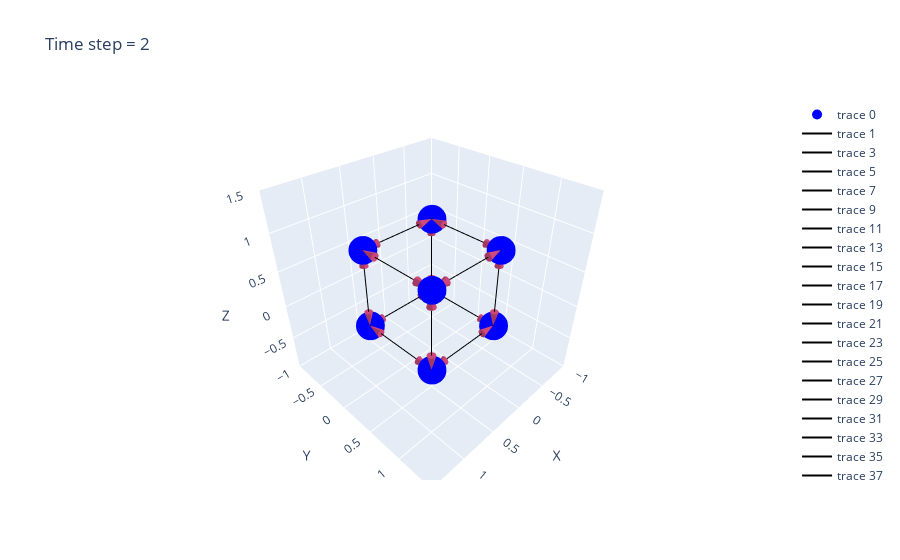

This figure's notebook cell:
### Markdown cell above
### Adding Next and Previous options to display the hypercube for the respective timestep.

### Code cell
import plotly.graph_objects as go
import numpy as np
import networkx as nx
import ipywidgets as widgets
from IPython.display import display, clear_output

length, width, depth = 2, 2, 2

# Function to create the hypercube graph
def create_hypercube():
    G = nx.DiGraph()
    node_number = 0
    for k in range(depth):  
        for i in range(length):  
            for j in range(width):  
                new_edge = (i, j, k)
                G.add_node(new_edge, label=f"gpu : {node_number}")
                node_number += 1

                if (j + 1 < width):
                    G.add_edge(new_edge, (i, j + 1, k))  
                    G.add_edge((i, j + 1, k), new_edge)  

            if (i + 1 < length):
                for j in range(width):
                    G.add_edge((i, j, k), (i + 1, j, k))  
                    G.add_edge((i + 1, j, k), (i, j, k))  

        if (k + 1 < depth):
            for i in range(length):
                for j in range(width):
                    G.add_edge((i, j, k), (i, j, k + 1))  
                    G.add_edge((i, j, k + 1), (i, j, k))  

    return G

# Function to create scatter plot for nodes and edges per timestep
def update_plot(timestep):
    clear_output(wait=True)
    display(prev_button, next_button)

    # Initialize the graph data for timestep changes
    G = create_hypercube()
    nodes = np.array(G.nodes())

    time_data = timestep_data[f'{timestep}']
    
    # Nodes scatter plot
    scatter = go.Scatter3d(
        x=nodes[:, 0], y=nodes[:, 1], z=nodes[:, 2],
        mode='markers',
        marker=dict(size=10, color='blue'),
        hoverinfo='text',
        hovertext=[f"gpu : {gpu_id}" for gpu_id in range(length * width * depth)]
    )
    
    # Edges and arrows
    edges = []
    for gpu_id, gpu_data in time_data.items():
        for tb_id, tb_data in gpu_data.items():
            if (tb_data['pkt_type'] == 's'):
                edges.append((int(gpu_id), int(tb_data['tb_gpuid_send']), int(tb_data['chunk_id'])))
            elif (tb_data['pkt_type'] == 'r'):
                edges.append((int(tb_data['tb_gpuid_recv']), int(gpu_id), int(tb_data['chunk_id'])))

    arrows = []
    for edge in edges:
        start_node = nodes[edge[0]]
        end_node = nodes[edge[1]]
        chunk_id = edge[2]

        line = go.Scatter3d(
            x=[start_node[0], end_node[0]],
            y=[start_node[1], end_node[1]],
            z=[start_node[2], end_node[2]],
            mode='lines',
            line=dict(color='black', width=2),
            hoverinfo='text',
            hovertext=f"Chunk_id : {chunk_id}"
        )
        
        arrow = go.Cone(
            x=[end_node[0]], y=[end_node[1]], z=[end_node[2]],
            u=[end_node[0] - start_node[0]],
            v=[end_node[1] - start_node[1]],
            w=[end_node[2] - start_node[2]],
            sizemode="absolute",
            sizeref=0.2,
            anchor="tip",
            showscale=False,
            colorbar=None,
            colorscale=None
        )
        arrows.append(line)
        arrows.append(arrow)

    # 3D Plot Layout
    layout = go.Layout(
        title=f"Time step = {timestep}",
        scene=dict(
            xaxis=dict(range=[-1, 1.5], title='X'),
            yaxis=dict(range=[-1, 1.5], title='Y'),
            zaxis=dict(range=[-1, 1.5], title='Z'),
            aspectratio=dict(x=1, y=1, z=1)
        )
    )

    fig = go.Figure(data=[scatter] + arrows, layout=layout)
    fig.show()

# Timestep navigation
current_timestep = 0
max_timestep = len(timestep_data) - 1

def on_next_button_clicked(b):
    global current_timestep
    if current_timestep < max_timestep:
        current_timestep += 1
        update_plot(current_timestep)

def on_prev_button_clicked(b):
    global current_timestep
    if current_timestep > 0:
        current_timestep -= 1
        update_plot(current_timestep)

# Create Next and Previous buttons
next_button = widgets.Button(description="Next")
prev_button = widgets.Button(description="Previous")

# Bind button clicks to functions
next_button.on_click(on_next_button_clicked)
prev_button.on_click(on_prev_button_clicked)

# Display buttons and initial plot
display(prev_button, next_button)
update_plot(current_timestep)

### Figure 1 — Plotly figure (JSON) as saved in the notebook; plotly's stock layout.template omitted (floating-point values rounded to 4 significant figures)
{"data": [{"hoverinfo": "text", "hovertext": ["gpu : 0", "gpu : 1", "gpu : 2", "gpu : 3", "gpu : 4", "gpu : 5", "gpu : 6", "gpu : 7"], "marker": {"color": "blue", "size": 10}, "mode": "markers", "type": "scatter3d", "x": [0, 0, 1, 1, 0, 0, 1, 1], "y": [0, 1, 0, 1, 0, 1, 0, 1], "z": [0, 0, 0, 0, 1, 1, 1, 1]}, {"hoverinfo": "text", "hovertext": "Chunk_id : 6", "line": {"color": "black", "width": 2}, "mode": "lines", "type": "scatter3d", "x": [0, 0], "y": [0, 1], "z": [0, 0]}, {"anchor": "tip", "showscale": false, "sizemode": "absolute", "sizeref": 0.2, "type": "cone", "u": [0], "v": [1], "w": [0], "x": [0], "y": [1], "z": [0]}, {"hoverinfo": "text", "hovertext": "Chunk_id : 1", "line": {"color": "black", "width": 2}, "mode": "lines", "type": "scatter3d", "x": [0, 1], "y": [0, 0], "z": [0, 0]}, {"anchor": "tip", "showscale": false, "sizemode": "absolute", "sizeref": 0.2, "type": "cone", "u": [1], "v": [0], "w": [0], "x": [1], "y": [0], "z": [0]}, {"hoverinfo": "text", "hovertext": "Chunk_id : 0", "line": {"color": "black", "width": 2}, "mode": "lines", "type": "scatter3d", "x": [0, 0], "y": [0, 0], "z": [0, 1]}, {"anchor": "tip", "showscale": false, "sizemode": "absolute", "sizeref": 0.2, "type": "cone", "u": [0], "v": [0], "w": [1], "x": [0], "y": [0], "z": [1]}, {"hoverinfo": "text", "hovertext": "Chunk_id : 7", "line": {"color": "black", "width": 2}, "mode": "lines", "type": "scatter3d", "x": [0, 0], "y": [1, 0], "z": [0, 0]}, {"anchor": "tip", "showscale": false, "sizemode": "absolute", "sizeref": 0.2, "type": "cone", "u": [0], "v": [-1], "w": [0], "x": [0], "y": [0], "z": [0]}, {"hoverinfo": "text", "hovertext": "Chunk_id : 3", "line": {"color": "black", "width": 2}, "mode": "lines", "type": "scatter3d", "x": [1, 0], "y": [0, 0], "z": [0, 0]}, {"anchor": "tip", "showscale": false, "sizemode": "absolute", "sizeref": 0.2, "type": "cone", "u": [-1], "v": [0], "w": [0], "x": [0], "y": [0], "z": [0]}, {"hoverinfo": "text", "hovertext": "Chunk_id : 14", "line": {"color": "black", "width": 2}, "mode": "lines", "type": "scatter3d", "x": [0, 0], "y": [0, 0], "z": [1, 0]}, {"anchor": "tip", "showscale": false, "sizemode": "absolute", "sizeref": 0.2, "type": "cone", "u": [0], "v": [0], "w": [-1], "x": [0], "y": [0], "z": [0]}, {"hoverinfo": "text", "hovertext": "Chunk_id : 7", "line": {"color": "black", "width": 2}, "mode": "lines", "type": "scatter3d", "x": [0, 0], "y": [1, 0], "z": [0, 0]}, {"anchor": "tip", "showscale": false, "sizemode": "absolute", "sizeref": 0.2, "type": "cone", "u": [0], "v": [-1], "w": [0], "x": [0], "y": [0], "z": [0]}, {"hoverinfo": "text", "hovertext": "Chunk_id : 1", "line": {"color": "black", "width": 2}, "mode": "lines", "type": "scatter3d", "x": [0, 1], "y": [1, 1], "z": [0, 0]}, {"anchor": "tip", "showscale": false, "sizemode": "absolute", "sizeref": 0.2, "type": "cone", "u": [1], "v": [0], "w": [0], "x": [1], "y": [1], "z": [0]}, {"hoverinfo": "text", "hovertext": "Chunk_id : 8", "line": {"color": "black", "width": 2}, "mode": "lines", "type": "scatter3d", "x": [0, 0], "y": [1, 1], "z": [0, 1]}, {"anchor": "tip", "showscale": false, "sizemode": "absolute", "sizeref": 0.2, "type": "cone", "u": [0], "v": [0], "w": [1], "x": [0], "y": [1], "z": [1]}, {"hoverinfo": "text", "hovertext": "Chunk_id : 6", "line": {"color": "black", "width": 2}, "mode": "lines", "type": "scatter3d", "x": [0, 0], "y": [0, 1], "z": [0, 0]}, {"anchor": "tip", "showscale": false, "sizemode": "absolute", "sizeref": 0.2, "type": "cone", "u": [0], "v": [1], "w": [0], "x": [0], "y": [1], "z": [0]}, {"hoverinfo": "text", "hovertext": "Chunk_id : 15", "line": {"color": "black", "width": 2}, "mode": "lines", "type": "scatter3d", "x": [1, 0], "y": [1, 1], "z": [0, 0]}, {"anchor": "tip", "showscale": false, "sizemode": "absolute", "sizeref": 0.2, "type": "cone", "u": [-1], "v": [0], "w": [0], "x": [0], "y": [1], "z": [0]}, {"hoverinfo": "text", "hovertext": "Chunk_id : 14", "line": {"color": "black", "width": 2}, "mode": "lines", "type": "scatter3d", "x": [0, 0], "y": [1, 1], "z": [1, 0]}, {"anchor": "tip", "showscale": false, "sizemode": "absolute", "sizeref": 0.2, "type": "cone", "u": [0], "v": [0], "w": [-1], "x": [0], "y": [1], "z": [0]}, {"hoverinfo": "text", "hovertext": "Chunk_id : 3", "line": {"color": "black", "width": 2}, "mode": "lines", "type": "scatter3d", "x": [1, 0], "y": [0, 0], "z": [0, 0]}, {"anchor": "tip", "showscale": false, "sizemode": "absolute", "sizeref": 0.2, "type": "cone", "u": [-1], "v": [0], "w": [0], "x": [0], "y": [0], "z": [0]}, {"hoverinfo": "text", "hovertext": "Chunk_id : 2", "line": {"color": "black", "width": 2}, "mode": "lines", "type": "scatter3d", "x": [1, 1], "y": [0, 1], "z": [0, 0]}, {"anchor": "tip", "showscale": false, "sizemode": "absolute", "sizeref": 0.2, "type": "cone", "u": [0], "v": [1], "w": [0], "x": [1], "y": [1], "z": [0]}, {"hoverinfo": "text", "hovertext": "Chunk_id : 8", "line": {"color": "black", "width": 2}, "mode": "lines", "type": "scatter3d", "x": [1, 1], "y": [0, 0], "z": [0, 1]}, {"anchor": "tip", "showscale": false, "sizemode": "absolute", "sizeref": 0.2, "type": "cone", "u": [0], "v": [0], "w": [1], "x": [1], "y": [0], "z": [1]}, {"hoverinfo": "text", "hovertext": "Chunk_id : 1", "line": {"color": "black", "width": 2}, "mode": "lines", "type": "scatter3d", "x": [0, 1], "y": [0, 0], "z": [0, 0]}, {"anchor": "tip", "showscale": false, "sizemode": "absolute", "sizeref": 0.2, "type": "cone", "u": [1], "v": [0], "w": [0], "x": [1], "y": [0], "z": [0]}, {"hoverinfo": "text", "hovertext": "Chunk_id : 3", "line": {"color": "black", "width": 2}, "mode": "lines", "type": "scatter3d", "x": [1, 1], "y": [1, 0], "z": [0, 0]}, {"anchor": "tip", "showscale": false, "sizemode": "absolute", "sizeref": 0.2, "type": "cone", "u": [0], "v": [-1], "w": [0], "x": [1], "y": [0], "z": [0]}, {"hoverinfo": "text", "hovertext": "Chunk_id : 13", "line": {"color": "black", "width": 2}, "mode": "lines", "type": "scatter3d", "x": [1, 1], "y": [0, 0], "z": [1, 0]}, {"anchor": "tip", "showscale": false, "sizemode": "absolute", "sizeref": 0.2, "type": "cone", "u": [0], "v": [0], "w": [-1], "x": [1], "y": [0], "z": [0]}, {"hoverinfo": "text", "hovertext": "Chunk_id : 15", "line": {"color": "black", "width": 2}, "mode": "lines", "type": "scatter3d", "x": [1, 0], "y": [1, 1], "z": [0, 0]}, {"anchor": "tip", "showscale": false, "sizemode": "absolute", "sizeref": 0.2, "type": "cone", "u": [-1], "v": [0], "w": [0], "x": [0], "y": [1], "z": [0]}, {"hoverinfo": "text", "hovertext": "Chunk_id : 3", "line": {"color": "black", "width": 2}, "mode": "lines", "type": "scatter3d", "x": [1, 1], "y": [1, 0], "z": [0, 0]}, {"anchor": "tip", "showscale": false, "sizemode": "absolute", "sizeref": 0.2, "type": "cone", "u": [0], "v": [-1], "w": [0], "x": [1], "y": [0], "z": [0]}, {"hoverinfo": "text", "hovertext": "Chunk_id : 9", "line": {"color": "black", "width": 2}, "mode": "lines", "type": "scatter3d", "x": [1, 1], "y": [1, 1], "z": [0, 1]}, {"anchor": "tip", "showscale": false, "sizemode": "absolute", "sizeref": 0.2, "type": "cone", "u": [0], "v": [0], "w": [1], "x": [1], "y": [1], "z": [1]}, {"hoverinfo": "text", "hovertext": "Chunk_id : 1", "line": {"color": "black", "width": 2}, "mode": "lines", "type": "scatter3d", "x": [0, 1], "y": [1, 1], "z": [0, 0]}, {"anchor": "tip", "showscale": false, "sizemode": "absolute", "sizeref": 0.2, "type": "cone", "u": [1], "v": [0], "w": [0], "x": [1], "y": [1], "z": [0]}, {"hoverinfo": "text", "hovertext": "Chunk_id : 2", "line": {"color": "black", "width": 2}, "mode": "lines", "type": "scatter3d", "x": [1, 1], "y": [0, 1], "z": [0, 0]}, {"anchor": "tip", "showscale": false, "sizemode": "absolute", "sizeref": 0.2, "type": "cone", "u": [0], "v": [1], "w": [0], "x": [1], "y": [1], "z": [0]}, {"hoverinfo": "text", "hovertext": "Chunk_id : 14", "line": {"color": "black", "width": 2}, "mode": "lines", "type": "scatter3d", "x": [1, 1], "y": [1, 1], "z": [1, 0]}, {"anchor": "tip", "showscale": false, "sizemode": "absolute", "sizeref": 0.2, "type": "cone", "u": [0], "v": [0], "w": [-1], "x": [1], "y": [1], "z": [0]}, {"hoverinfo": "text", "hovertext": "Chunk_id : 14", "line": {"color": "black", "width": 2}, "mode": "lines", "type": "scatter3d", "x": [0, 0], "y": [0, 0], "z": [1, 0]}, {"anchor": "tip", "showscale": false, "sizemode": "absolute", "sizeref": 0.2, "type": "cone", "u": [0], "v": [0], "w": [-1], "x": [0], "y": [0], "z": [0]}, {"hoverinfo": "text", "hovertext": "Chunk_id : 2", "line": {"color": "black", "width": 2}, "mode": "lines", "type": "scatter3d", "x": [0, 0], "y": [0, 1], "z": [1, 1]}, {"anchor": "tip", "showscale": false, "sizemode": "absolute", "sizeref": 0.2, "type": "cone", "u": [0], "v": [1], "w": [0], "x": [0], "y": [1], "z": [1]}, {"hoverinfo": "text", "hovertext": "Chunk_id : 4", "line": {"color": "black", "width": 2}, "mode": "lines", "type": "scatter3d", "x": [0, 1], "y": [0, 0], "z": [1, 1]}, {"anchor": "tip", "showscale": false, "sizemode": "absolute", "sizeref": 0.2, "type": "cone", "u": [1], "v": [0], "w": [0], "x": [1], "y": [0], "z": [1]}, {"hoverinfo": "text", "hovertext": "Chunk_id : 0", "line": {"color": "black", "width": 2}, "mode": "lines", "type": "scatter3d", "x": [0, 0], "y": [0, 0], "z": [0, 1]}, {"anchor": "tip", "showscale": false, "sizemode": "absolute", "sizeref": 0.2, "type": "cone", "u": [0], "v": [0], "w": [1], "x": [0], "y": [0], "z": [1]}, {"hoverinfo": "text", "hovertext": "Chunk_id : 7", "line": {"color": "black", "width": 2}, "mode": "lines", "type": "scatter3d", "x": [0, 0], "y": [1, 0], "z": [1, 1]}, {"anchor": "tip", "showscale": false, "sizemode": "absolute", "sizeref": 0.2, "type": "cone", "u": [0], "v": [-1], "w": [0], "x": [0], "y": [0], "z": [1]}, {"hoverinfo": "text", "hovertext": "Chunk_id : 15", "line": {"color": "black", "width": 2}, "mode": "lines", "type": "scatter3d", "x": [1, 0], "y": [0, 0], "z": [1, 1]}, {"anchor": "tip", "showscale": false, "sizemode": "absolute", "sizeref": 0.2, "type": "cone", "u": [-1], "v": [0], "w": [0], "x": [0], "y": [0], "z": [1]}, {"hoverinfo": "text", "hovertext": "Chunk_id : 14", "line": {"color": "black", "width": 2}, "mode": "lines", "type": "scatter3d", "x": [0, 0], "y": [1, 1], "z": [1, 0]}, {"anchor": "tip", "showscale": false, "sizemode": "absolute", "sizeref": 0.2, "type": "cone", "u": [0], "v": [0], "w": [-1], "x": [0], "y": [1], "z": [0]}, {"hoverinfo": "text", "hovertext": "Chunk_id : 7", "line": {"color": "black", "width": 2}, "mode": "lines", "type": "scatter3d", "x": [0, 0], "y": [1, 0], "z": [1, 1]}, {"anchor": "tip", "showscale": false, "sizemode": "absolute", "sizeref": 0.2, "type": "cone", "u": [0], "v": [-1], "w": [0], "x": [0], "y": [0], "z": [1]}, {"hoverinfo": "text", "hovertext": "Chunk_id : 4", "line": {"color": "black", "width": 2}, "mode": "lines", "type": "scatter3d", "x": [0, 1], "y": [1, 1], "z": [1, 1]}, {"anchor": "tip", "showscale": false, "sizemode": "absolute", "sizeref": 0.2, "type": "cone", "u": [1], "v": [0], "w": [0], "x": [1], "y": [1], "z": [1]}, {"hoverinfo": "text", "hovertext": "Chunk_id : 8", "line": {"color": "black", "width": 2}, "mode": "lines", "type": "scatter3d", "x": [0, 0], "y": [1, 1], "z": [0, 1]}, {"anchor": "tip", "showscale": false, "sizemode": "absolute", "sizeref": 0.2, "type": "cone", "u": [0], "v": [0], "w": [1], "x": [0], "y": [1], "z": [1]}, {"hoverinfo": "text", "hovertext": "Chunk_id : 2", "line": {"color": "black", "width": 2}, "mode": "lines", "type": "scatter3d", "x": [0, 0], "y": [0, 1], "z": [1, 1]}, {"anchor": "tip", "showscale": false, "sizemode": "absolute", "sizeref": 0.2, "type": "cone", "u": [0], "v": [1], "w": [0], "x": [0], "y": [1], "z": [1]}, {"hoverinfo": "text", "hovertext": "Chunk_id : 6", "line": {"color": "black", "width": 2}, "mode": "lines", "type": "scatter3d", "x": [1, 0], "y": [1, 1], "z": [1, 1]}, {"anchor": "tip", "showscale": false, "sizemode": "absolute", "sizeref": 0.2, "type": "cone", "u": [-1], "v": [0], "w": [0], "x": [0], "y": [1], "z": [1]}, {"hoverinfo": "text", "hovertext": "Chunk_id : 13", "line": {"color": "black", "width": 2}, "mode": "lines", "type": "scatter3d", "x": [1, 1], "y": [0, 0], "z": [1, 0]}, {"anchor": "tip", "showscale": false, "sizemode": "absolute", "sizeref": 0.2, "type": "cone", "u": [0], "v": [0], "w": [-1], "x": [1], "y": [0], "z": [0]}, {"hoverinfo": "text", "hovertext": "Chunk_id : 15", "line": {"color": "black", "width": 2}, "mode": "lines", "type": "scatter3d", "x": [1, 0], "y": [0, 0], "z": [1, 1]}, {"anchor": "tip", "showscale": false, "sizemode": "absolute", "sizeref": 0.2, "type": "cone", "u": [-1], "v": [0], "w": [0], "x": [0], "y": [0], "z": [1]}, {"hoverinfo": "text", "hovertext": "Chunk_id : 2", "line": {"color": "black", "width": 2}, "mode": "lines", "type": "scatter3d", "x": [1, 1], "y": [0, 1], "z": [1, 1]}, {"anchor": "tip", "showscale": false, "sizemode": "absolute", "sizeref": 0.2, "type": "cone", "u": [0], "v": [1], "w": [0], "x": [1], "y": [1], "z": [1]}, {"hoverinfo": "text", "hovertext": "Chunk_id : 8", "line": {"color": "black", "width": 2}, "mode": "lines", "type": "scatter3d", "x": [1, 1], "y": [0, 0], "z": [0, 1]}, {"anchor": "tip", "showscale": false, "sizemode": "absolute", "sizeref": 0.2, "type": "cone", "u": [0], "v": [0], "w": [1], "x": [1], "y": [0], "z": [1]}, {"hoverinfo": "text", "hovertext": "Chunk_id : 4", "line": {"color": "black", "width": 2}, "mode": "lines", "type": "scatter3d", "x": [0, 1], "y": [0, 0], "z": [1, 1]}, {"anchor": "tip", "showscale": false, "sizemode": "absolute", "sizeref": 0.2, "type": "cone", "u": [1], "v": [0], "w": [0], "x": [1], "y": [0], "z": [1]}, {"hoverinfo": "text", "hovertext": "Chunk_id : 7", "line": {"color": "black", "width": 2}, "mode": "lines", "type": "scatter3d", "x": [1, 1], "y": [1, 0], "z": [1, 1]}, {"anchor": "tip", "showscale": false, "sizemode": "absolute", "sizeref": 0.2, "type": "cone", "u": [0], "v": [-1], "w": [0], "x": [1], "y": [0], "z": [1]}, {"hoverinfo": "text", "hovertext": "Chunk_id : 14", "line": {"color": "black", "width": 2}, "mode": "lines", "type": "scatter3d", "x": [1, 1], "y": [1, 1], "z": [1, 0]}, {"anchor": "tip", "showscale": false, "sizemode": "absolute", "sizeref": 0.2, "type": "cone", "u": [0], "v": [0], "w": [-1], "x": [1], "y": [1], "z": [0]}, {"hoverinfo": "text", "hovertext": "Chunk_id : 6", "line": {"color": "black", "width": 2}, "mode": "lines", "type": "scatter3d", "x": [1, 0], "y": [1, 1], "z": [1, 1]}, {"anchor": "tip", "showscale": false, "sizemode": "absolute", "sizeref": 0.2, "type": "cone", "u": [-1], "v": [0], "w": [0], "x": [0], "y": [1], "z": [1]}, {"hoverinfo": "text", "hovertext": "Chunk_id : 7", "line": {"color": "black", "width": 2}, "mode": "lines", "type": "scatter3d", "x": [1, 1], "y": [1, 0], "z": [1, 1]}, {"anchor": "tip", "showscale": false, "sizemode": "absolute", "sizeref": 0.2, "type": "cone", "u": [0], "v": [-1], "w": [0], "x": [1], "y": [0], "z": [1]}, {"hoverinfo": "text", "hovertext": "Chunk_id : 9", "line": {"color": "black", "width": 2}, "mode": "lines", "type": "scatter3d", "x": [1, 1], "y": [1, 1], "z": [0, 1]}, {"anchor": "tip", "showscale": false, "sizemode": "absolute", "sizeref": 0.2, "type": "cone", "u": [0], "v": [0], "w": [1], "x": [1], "y": [1], "z": [1]}, {"hoverinfo": "text", "hovertext": "Chunk_id : 4", "line": {"color": "black", "width": 2}, "mode": "lines", "type": "scatter3d", "x": [0, 1], "y": [1, 1], "z": [1, 1]}, {"anchor": "tip", "showscale": false, "sizemode": "absolute", "sizeref": 0.2, "type": "cone", "u": [1], "v": [0], "w": [0], "x": [1], "y": [1], "z": [1]}, {"hoverinfo": "text", "hovertext": "Chunk_id : 2", "line": {"color": "black", "width": 2}, "mode": "lines", "type": "scatter3d", "x": [1, 1], "y": [0, 1], "z": [1, 1]}, {"anchor": "tip", "showscale": false, "sizemode": "absolute", "sizeref": 0.2, "type": "cone", "u": [0], "v": [1], "w": [0], "x": [1], "y": [1], "z": [1]}], "layout": {"scene": {"aspectratio": {"x": 1, "y": 1, "z": 1}, "xaxis": {"range": [-1, 1.5], "title": {"text": "X"}}, "yaxis": {"range": [-1, 1.5], "title": {"text": "Y"}}, "zaxis": {"range": [-1, 1.5], "title": {"text": "Z"}}}, "title": {"text": "Time step = 2"}}}
